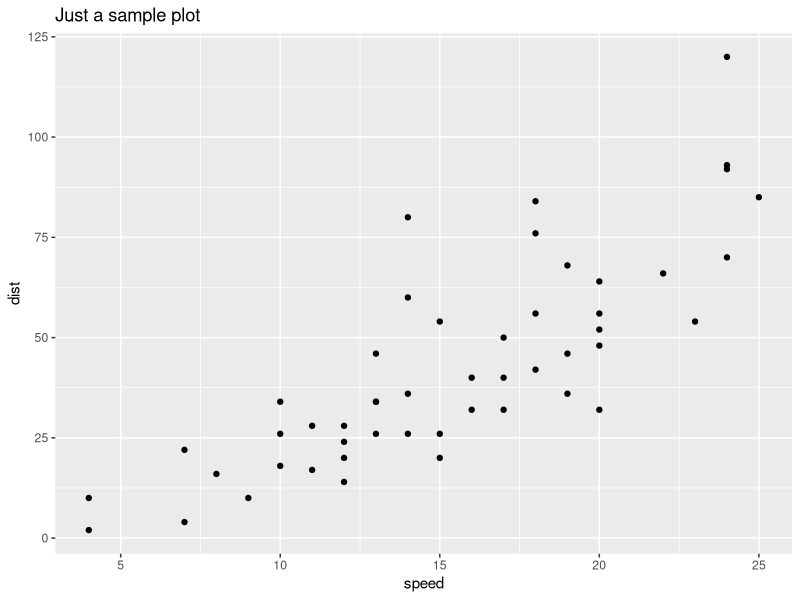

The R script that drew this image:
## ---- chunk 1
## I will delete this later.
summary(cars)
## ---- chunk 2
suppressMessages(library(ggplot2))
qplot(speed, dist, data = cars, geom = "point", main = "Just a sample plot")
